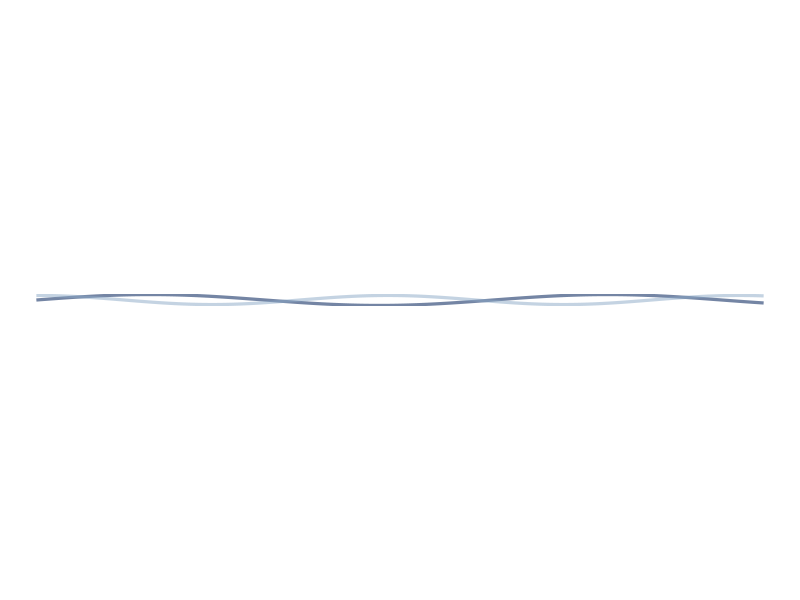

Here is the R script that generated this plot:
## ---- chunk 1
#| fig-cap: ""
#| fig-margin: 0
#| out-width: 100%
#| fig-align: left
## ---- chunk 2
library(ggplot2)

x <- seq(0, 10, length.out = 400)

df <- data.frame(
  x = x,
  y1 = sin(x) * 0.3 + 0.5,
  y2 = cos(x * 1.3) * 0.25 + 0.5
)

ggplot(df) +
  geom_line(aes(x, y1), linewidth = 1.1, alpha = 0.7, color = "#39507D") +
  geom_line(aes(x, y2), linewidth = 1.1, alpha = 0.5, color = "#89A8C5") +
  theme_void() +
  coord_fixed(ratio = 0.25) +
  theme(
    plot.margin = margin(0, 0, 0, 0),
    plot.background = element_rect(fill = "transparent", color = NA)
  )
